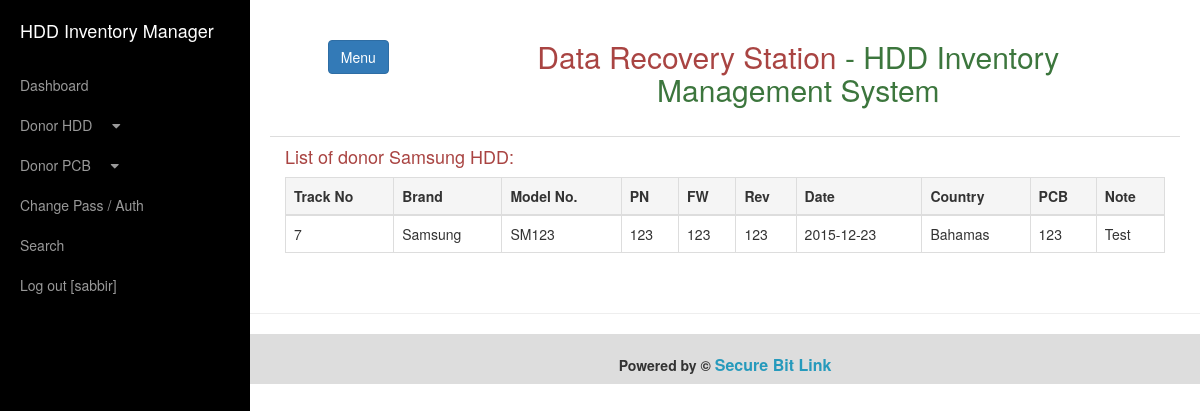
/App/index.php?page_id=hdd-samsung (signed in), run on an earlier commit of the app's database.
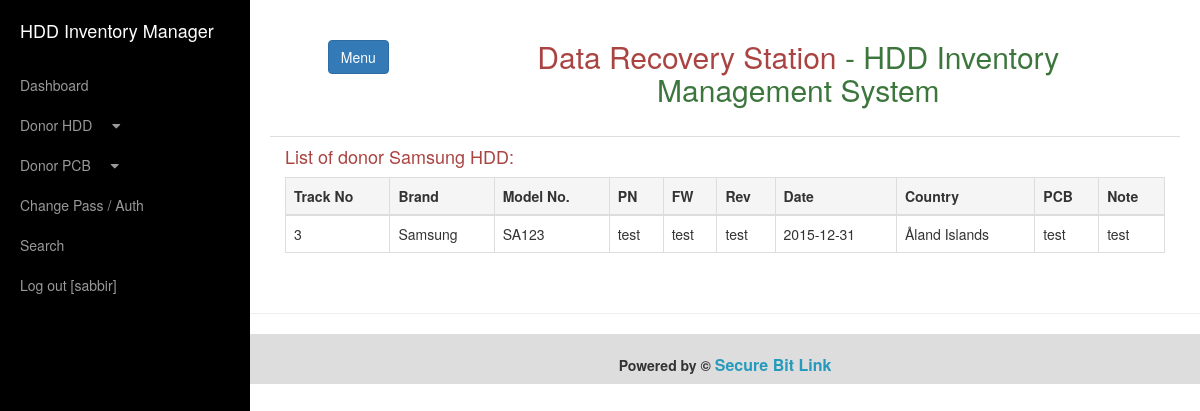
And on a later commit of the database.
### tables this page shows
CREATE TABLE `DONOR_HDD_INVENTORY` (
  `ID` int(11) NOT NULL AUTO_INCREMENT,
  `TRACK_NO` int(11) NOT NULL,
  `MODEL_NAME` varchar(100) NOT NULL,
  `MODEL_NO` varchar(50) NOT NULL,
  `DATE` date NOT NULL,
  `COUNTRY` varchar(100) NOT NULL,
  `PCB` varchar(100) NOT NULL,
  `NOTE` text NOT NULL,
  `DTTM` datetime NOT NULL,
  `SYSTEM_DTTM` timestamp NOT NULL DEFAULT CURRENT_TIMESTAMP ON UPDATE CURRENT_TIMESTAMP,
  PRIMARY KEY (`ID`),
  UNIQUE KEY `TRACK_NO` (`TRACK_NO`),
  KEY `MODEL_NAME` (`MODEL_NAME`)
);

CREATE TABLE `DONOR_SAMSUNG` (
  `ID` int(11) NOT NULL AUTO_INCREMENT,
  `TRACK_NO` int(11) NOT NULL,
  `PN` varchar(100) NOT NULL,
  `FW` varchar(100) NOT NULL,
  `REV` varchar(100) NOT NULL,
  PRIMARY KEY (`ID`),
  UNIQUE KEY `TRACH_NO` (`TRACK_NO`)
);

### App/security/DrsbdPermission.php (called while the page is built, shortened)
<?php
class DrsbdPermission {
    public function dbConnect(){
        $connect = mysqli_connect("datarecoverystationc.ipagemysql.com","drshddinventory","Nevertouch6735!","drshddinventory") or die(mysqli_connect_error());
        if (mysqli_connect_error()){
            return flase;
        }
        else
            return $connect;
    }
    public function getUserType(){
        return $_SESSION['userType'];
    }
}
?>

### App/report/hdd/samsung.php (the view, shortened to what this page needs)
<h4 class="text-danger">List of donor Samsung HDD:</h4>
<table class="table table-bordered">
    <thead>
    <tr class="active ">
        <th>Track No</th>
        <th>Brand</th>
        <th>Model No.</th>
        <th>PN</th>
        <th>FW</th>
        <th>Rev</th>
        <th>Date</th>
        <th>Country</th>
        <th>PCB</th>
        <th>Note</th>
    </tr>
    </thead>
<?php
$result = mysqli_query($permission->dbConnect(), "SELECT * FROM DONOR_HDD_INVENTORY AS D, DONOR_SAMSUNG AS S
          WHERE D.MODEL_NAME='Samsung' AND D.TRACK_NO=S.TRACK_NO ORDER BY D.TRACK_NO ASC ");
if(mysqli_num_rows($result)){
    if( ($permission->getUserType() == "ADMIN") || ($permission->getUserType() == "SUPER_ADMIN") ){
        while($data = mysqli_fetch_array($result)){
            echo "<tr>
            <td>". $data['TRACK_NO'] ."</td>
            <td>". $data['MODEL_NAME'] ."</td>
            <td>". $data['MODEL_NO'] ."</td>
            <td>". $data['PN'] ."</td>
            <td>". $data['FW'] ."</td>
            <td>". $data['REV'] ."</td>
            <td>". $data['DATE'] ."</td>
            <td>". $data['COUNTRY'] ."</td>
            <td>". $data['PCB'] ."</td>
            <td>". $data['NOTE'] ."</td>
            <td><a href='index.php?page_id=hdd_edit&id=". $data['TRACK_NO'] ."'>Edit</a>&nbsp;<a href='index.php?page_id=hdd_delete&id=". $data['TRACK_NO'] ."'>Delete</a></td>
        </tr>";
        }
    }else{
        while($data = mysqli_fetch_array($result)){
            echo "<tr>
            <td>". $data['TRACK_NO'] ."</td>
            <td>". $data['MODEL_NAME'] ."</td>
            <td>". $data['MODEL_NO'] ."</td>
            <td>". $data['PN'] ."</td>
            <td>". $data['FW'] ."</td>
            <td>". $data['REV'] ."</td>
            <td>". $data['DATE'] ."</td>
            <td>". $data['COUNTRY'] ."</td>
            <td>". $data['PCB'] ."</td>
            <td>". $data['NOTE'] ."</td>
        </tr>";
        }
    }
}
echo "</table>";?>

What changed in the data, as far as the page shows it:
removed donor_hdd_inventory: donor_samsung.TRACK_NO "7", MODEL_NAME "Samsung", MODEL_NO "SM123", donor_samsung.PN "123", donor_samsung.FW "123", donor_samsung.REV "123", DATE "2015-12-23", COUNTRY "Bahamas", PCB "123", NOTE "Test"
added donor_hdd_inventory: donor_samsung.TRACK_NO "3", MODEL_NAME "Samsung", MODEL_NO "SA123", donor_samsung.PN "test", donor_samsung.FW "test", donor_samsung.REV "test", DATE "2015-12-31", COUNTRY "Åland Islands", PCB "test", NOTE "test"
